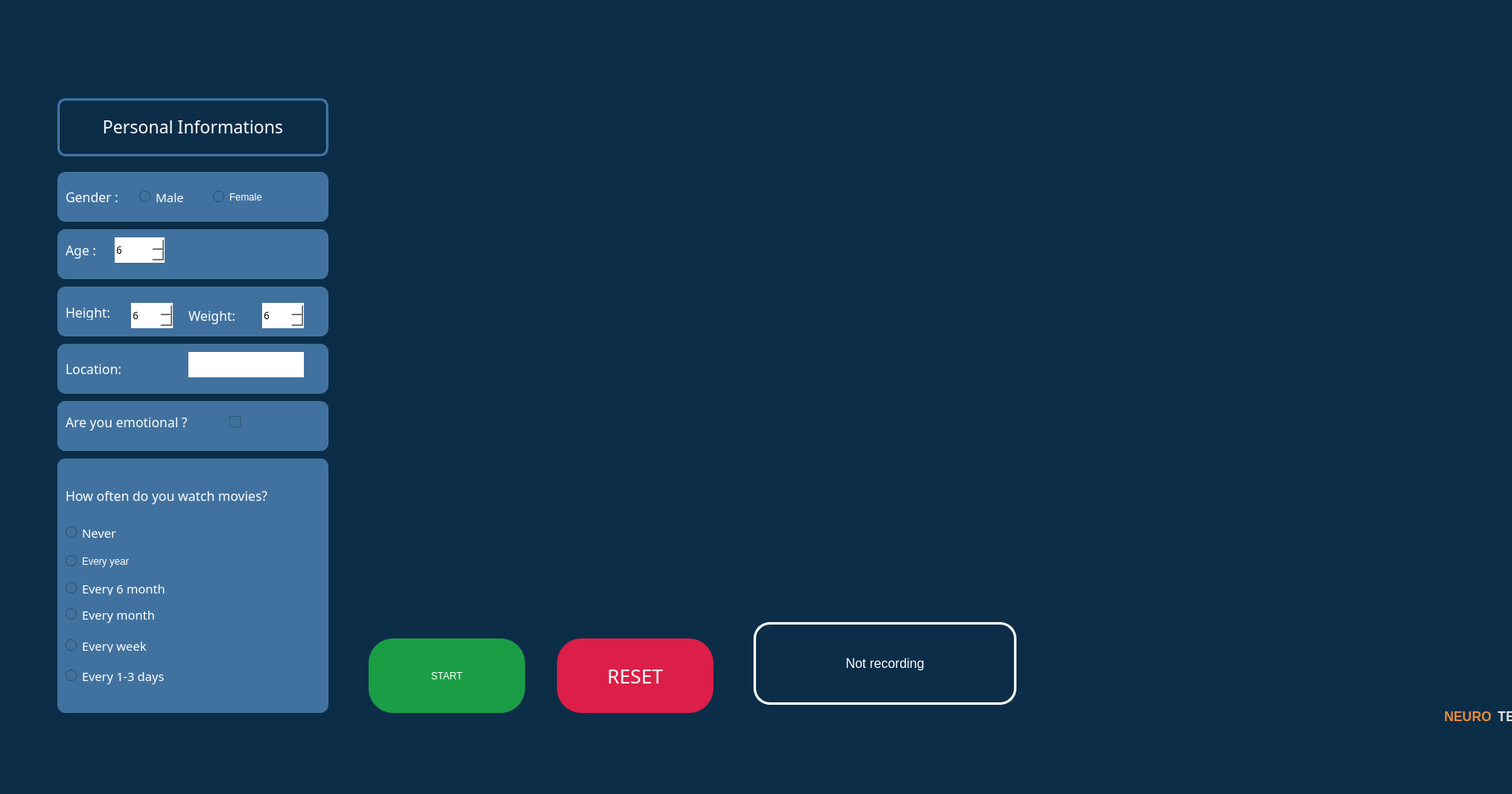
<?xml version="1.0" encoding="UTF-8"?>
<ui version="4.0">
 <class>MainWindow</class>
 <widget class="QMainWindow" name="MainWindow">
  <property name="geometry">
   <rect>
    <x>0</x>
    <y>0</y>
    <width>1846</width>
    <height>970</height>
   </rect>
  </property>
  <property name="windowTitle">
   <string>MainWindow</string>
  </property>
  <property name="styleSheet">
   <string notr="true">background-color: rgb(12, 45, 72);</string>
  </property>
  <widget class="QWidget" name="centralwidget">
   <widget class="QLabel" name="label">
    <property name="geometry">
     <rect>
      <x>1740</x>
      <y>790</y>
      <width>141</width>
      <height>61</height>
     </rect>
    </property>
    <property name="styleSheet">
     <string notr="true">image: url(:/logo/imgsrc/logo.png);</string>
    </property>
    <property name="text">
     <string/>
    </property>
   </widget>
   <widget class="QLabel" name="label_2">
    <property name="geometry">
     <rect>
      <x>1740</x>
      <y>860</y>
      <width>81</width>
      <height>31</height>
     </rect>
    </property>
    <property name="styleSheet">
     <string notr="true">font: 14pt &quot;MS Shell Dlg 2&quot;;</string>
    </property>
    <property name="text">
     <string>&lt;html&gt;&lt;head/&gt;&lt;body&gt;&lt;p align=&quot;right&quot;&gt;&lt;span style=&quot; font-size:12pt; font-weight:600; color:#ea8b37;&quot;&gt;NEURO&lt;/span&gt;&lt;/p&gt;&lt;/body&gt;&lt;/html&gt;</string>
    </property>
    <property name="textFormat">
     <enum>Qt::RichText</enum>
    </property>
    <property name="alignment">
     <set>Qt::AlignCenter</set>
    </property>
   </widget>
   <widget class="QLabel" name="label_3">
    <property name="geometry">
     <rect>
      <x>70</x>
      <y>120</y>
      <width>331</width>
      <height>71</height>
     </rect>
    </property>
    <property name="font">
     <font>
      <family>Microsoft YaHei Light</family>
      <pointsize>14</pointsize>
      <weight>50</weight>
      <italic>false</italic>
      <bold>false</bold>
     </font>
    </property>
    <property name="styleSheet">
     <string notr="true">    border: 3px solid ;
	border-color: rgb(65, 114, 159);
    border-radius: 10px;
    margin-top: 0.5em;</string>
    </property>
    <property name="text">
     <string>&lt;html&gt;&lt;head/&gt;&lt;body&gt;&lt;p&gt;&lt;span style=&quot; font-size:16pt; color:#ffffff;&quot;&gt;Personal Informations&lt;/span&gt;&lt;/p&gt;&lt;/body&gt;&lt;/html&gt;</string>
    </property>
    <property name="textFormat">
     <enum>Qt::RichText</enum>
    </property>
    <property name="alignment">
     <set>Qt::AlignCenter</set>
    </property>
   </widget>
   <widget class="QGroupBox" name="groupBox">
    <property name="geometry">
     <rect>
      <x>70</x>
      <y>210</y>
      <width>331</width>
      <height>61</height>
     </rect>
    </property>
    <property name="maximumSize">
     <size>
      <width>16700000</width>
      <height>16700000</height>
     </size>
    </property>
    <property name="styleSheet">
     <string notr="true">border: 0px;
background-color: rgb(65, 114, 159);
border-radius:10px;</string>
    </property>
    <property name="title">
     <string/>
    </property>
    <widget class="QRadioButton" name="radioButton_4">
     <property name="geometry">
      <rect>
       <x>100</x>
       <y>10</y>
       <width>81</width>
       <height>41</height>
      </rect>
     </property>
     <property name="font">
      <font>
       <family>Microsoft YaHei UI Light</family>
       <pointsize>11</pointsize>
       <weight>50</weight>
       <italic>false</italic>
       <bold>false</bold>
      </font>
     </property>
     <property name="styleSheet">
      <string notr="true">color: rgb(255, 255, 255);
font: 11pt &quot;Microsoft YaHei UI Light&quot;;</string>
     </property>
     <property name="text">
      <string>Male</string>
     </property>
    </widget>
    <widget class="QLabel" name="label_4">
     <property name="geometry">
      <rect>
       <x>10</x>
       <y>10</y>
       <width>81</width>
       <height>41</height>
      </rect>
     </property>
     <property name="font">
      <font>
       <family>Microsoft YaHei Light</family>
       <pointsize>12</pointsize>
       <weight>50</weight>
       <bold>false</bold>
      </font>
     </property>
     <property name="text">
      <string>&lt;html&gt;&lt;head/&gt;&lt;body&gt;&lt;p&gt;&lt;span style=&quot; color:#ffffff;&quot;&gt;Gender :&lt;/span&gt;&lt;/p&gt;&lt;/body&gt;&lt;/html&gt;</string>
     </property>
     <property name="textFormat">
      <enum>Qt::RichText</enum>
     </property>
    </widget>
    <widget class="QRadioButton" name="radioButton_3">
     <property name="geometry">
      <rect>
       <x>190</x>
       <y>10</y>
       <width>111</width>
       <height>41</height>
      </rect>
     </property>
     <property name="styleSheet">
      <string notr="true">color: rgb(255, 255, 255);
font: 11pt &quot;Microsoft YaHei UI Light&quot;;</string>
     </property>
     <property name="text">
      <string>Female</string>
     </property>
    </widget>
   </widget>
   <widget class="QGroupBox" name="groupBox_2">
    <property name="geometry">
     <rect>
      <x>70</x>
      <y>280</y>
      <width>331</width>
      <height>61</height>
     </rect>
    </property>
    <property name="styleSheet">
     <string notr="true">border: 0px;
background-color: rgb(65, 114, 159);
border-radius:10px;</string>
    </property>
    <property name="title">
     <string/>
    </property>
    <widget class="QSpinBox" name="spinBox">
     <property name="geometry">
      <rect>
       <x>70</x>
       <y>10</y>
       <width>61</width>
       <height>31</height>
      </rect>
     </property>
     <property name="font">
      <font>
       <family>Microsoft YaHei Light</family>
      </font>
     </property>
     <property name="styleSheet">
      <string notr="true">background-color: rgb(255, 255, 255);
border-radius:0 px;
</string>
     </property>
     <property name="minimum">
      <number>6</number>
     </property>
    </widget>
    <widget class="QLabel" name="label_5">
     <property name="geometry">
      <rect>
       <x>10</x>
       <y>10</y>
       <width>51</width>
       <height>31</height>
      </rect>
     </property>
     <property name="font">
      <font>
       <family>Microsoft YaHei Light</family>
       <pointsize>9</pointsize>
       <weight>50</weight>
       <bold>false</bold>
      </font>
     </property>
     <property name="text">
      <string>&lt;html&gt;&lt;head/&gt;&lt;body&gt;&lt;p&gt;&lt;span style=&quot; font-size:12pt; color:#ffffff;&quot;&gt;Age :&lt;/span&gt;&lt;/p&gt;&lt;/body&gt;&lt;/html&gt;</string>
     </property>
    </widget>
   </widget>
   <widget class="QGroupBox" name="groupBox_3">
    <property name="geometry">
     <rect>
      <x>70</x>
      <y>490</y>
      <width>331</width>
      <height>61</height>
     </rect>
    </property>
    <property name="styleSheet">
     <string notr="true">border: 0px;
background-color: rgb(65, 114, 159);
border-radius:10px;</string>
    </property>
    <property name="title">
     <string/>
    </property>
    <widget class="QLabel" name="label_6">
     <property name="geometry">
      <rect>
       <x>10</x>
       <y>10</y>
       <width>191</width>
       <height>31</height>
      </rect>
     </property>
     <property name="font">
      <font>
       <family>Microsoft YaHei Light</family>
       <pointsize>12</pointsize>
       <weight>50</weight>
       <bold>false</bold>
      </font>
     </property>
     <property name="text">
      <string>&lt;html&gt;&lt;head/&gt;&lt;body&gt;&lt;p&gt;&lt;span style=&quot; color:#ffffff;&quot;&gt;Are you emotional ?&lt;/span&gt;&lt;/p&gt;&lt;/body&gt;&lt;/html&gt;</string>
     </property>
    </widget>
    <widget class="QCheckBox" name="checkBox">
     <property name="geometry">
      <rect>
       <x>210</x>
       <y>10</y>
       <width>41</width>
       <height>31</height>
      </rect>
     </property>
     <property name="text">
      <string/>
     </property>
    </widget>
    <widget class="QGroupBox" name="groupBox_4">
     <property name="geometry">
      <rect>
       <x>0</x>
       <y>0</y>
       <width>331</width>
       <height>61</height>
      </rect>
     </property>
     <property name="styleSheet">
      <string notr="true">border: 0px;
background-color: rgb(65, 114, 159);
border-radius:10px;</string>
     </property>
     <property name="title">
      <string/>
     </property>
     <widget class="QLabel" name="label_11">
      <property name="geometry">
       <rect>
        <x>10</x>
        <y>10</y>
        <width>191</width>
        <height>31</height>
       </rect>
      </property>
      <property name="font">
       <font>
        <family>Microsoft YaHei Light</family>
        <pointsize>12</pointsize>
        <weight>50</weight>
        <bold>false</bold>
       </font>
      </property>
      <property name="text">
       <string>&lt;html&gt;&lt;head/&gt;&lt;body&gt;&lt;p&gt;&lt;span style=&quot; color:#ffffff;&quot;&gt;Are you emotional ?&lt;/span&gt;&lt;/p&gt;&lt;/body&gt;&lt;/html&gt;</string>
      </property>
     </widget>
     <widget class="QCheckBox" name="checkBox_4">
      <property name="geometry">
       <rect>
        <x>210</x>
        <y>10</y>
        <width>41</width>
        <height>31</height>
       </rect>
      </property>
      <property name="text">
       <string/>
      </property>
     </widget>
    </widget>
   </widget>
   <widget class="QPushButton" name="pushButton">
    <property name="geometry">
     <rect>
      <x>450</x>
      <y>780</y>
      <width>191</width>
      <height>91</height>
     </rect>
    </property>
    <property name="styleSheet">
     <string notr="true">color: rgb(255, 255, 255);
font: 75 18pt &quot;Poppins&quot;;
border-radius: 30px;
background-color: rgb(27, 157, 70);
border-style: outset;</string>
    </property>
    <property name="text">
     <string>START</string>
    </property>
   </widget>
   <widget class="QPushButton" name="pushButton_2">
    <property name="geometry">
     <rect>
      <x>680</x>
      <y>780</y>
      <width>191</width>
      <height>91</height>
     </rect>
    </property>
    <property name="font">
     <font>
      <family>Poppins</family>
      <pointsize>18</pointsize>
      <weight>9</weight>
      <italic>false</italic>
      <bold>false</bold>
     </font>
    </property>
    <property name="styleSheet">
     <string notr="true">color: rgb(255, 255, 255);
font: 75 18pt &quot;Poppins&quot;;
border-radius: 30px;
border-style: outset;
background-color: rgb(219, 31, 72);</string>
    </property>
    <property name="text">
     <string>RESET</string>
    </property>
   </widget>
   <widget class="QLabel" name="label_8">
    <property name="geometry">
     <rect>
      <x>1820</x>
      <y>860</y>
      <width>61</width>
      <height>31</height>
     </rect>
    </property>
    <property name="styleSheet">
     <string notr="true">font: 14pt &quot;MS Shell Dlg 2&quot;;</string>
    </property>
    <property name="text">
     <string>&lt;html&gt;&lt;head/&gt;&lt;body&gt;&lt;p&gt;&lt;span style=&quot; font-size:12pt; font-weight:600; color:#e5e5e5;&quot;&gt;TECH&lt;/span&gt;&lt;/p&gt;&lt;/body&gt;&lt;/html&gt;</string>
    </property>
    <property name="textFormat">
     <enum>Qt::RichText</enum>
    </property>
    <property name="alignment">
     <set>Qt::AlignCenter</set>
    </property>
   </widget>
   <widget class="QGroupBox" name="groupBox_6">
    <property name="geometry">
     <rect>
      <x>70</x>
      <y>560</y>
      <width>331</width>
      <height>311</height>
     </rect>
    </property>
    <property name="maximumSize">
     <size>
      <width>16700000</width>
      <height>16700000</height>
     </size>
    </property>
    <property name="styleSheet">
     <string notr="true">border: 0px;
background-color: rgb(65, 114, 159);
border-radius:10px;</string>
    </property>
    <property name="title">
     <string/>
    </property>
    <widget class="QRadioButton" name="freq0">
     <property name="geometry">
      <rect>
       <x>10</x>
       <y>80</y>
       <width>101</width>
       <height>21</height>
      </rect>
     </property>
     <property name="font">
      <font>
       <family>Microsoft JhengHei UI Light</family>
       <pointsize>11</pointsize>
       <weight>3</weight>
       <italic>false</italic>
       <bold>false</bold>
      </font>
     </property>
     <property name="styleSheet">
      <string notr="true">color: rgb(255, 255, 255);
font: 25 11pt &quot;Microsoft JhengHei UI Light&quot;;</string>
     </property>
     <property name="text">
      <string>Never</string>
     </property>
    </widget>
    <widget class="QLabel" name="label_13">
     <property name="geometry">
      <rect>
       <x>10</x>
       <y>20</y>
       <width>311</width>
       <height>51</height>
      </rect>
     </property>
     <property name="font">
      <font>
       <family>Microsoft YaHei Light</family>
       <pointsize>12</pointsize>
       <weight>50</weight>
       <bold>false</bold>
      </font>
     </property>
     <property name="text">
      <string>&lt;html&gt;&lt;head/&gt;&lt;body&gt;&lt;p&gt;&lt;span style=&quot; color:#ffffff;&quot;&gt;How often do you watch movies?&lt;/span&gt;&lt;/p&gt;&lt;/body&gt;&lt;/html&gt;</string>
     </property>
     <property name="textFormat">
      <enum>Qt::RichText</enum>
     </property>
    </widget>
    <widget class="QRadioButton" name="freq1">
     <property name="geometry">
      <rect>
       <x>10</x>
       <y>110</y>
       <width>131</width>
       <height>31</height>
      </rect>
     </property>
     <property name="styleSheet">
      <string notr="true">color: rgb(255, 255, 255);
font: 25 11pt &quot;Microsoft YaHei UI Light&quot;;
</string>
     </property>
     <property name="text">
      <string>Every year</string>
     </property>
    </widget>
    <widget class="QRadioButton" name="freq2">
     <property name="geometry">
      <rect>
       <x>10</x>
       <y>150</y>
       <width>161</width>
       <height>17</height>
      </rect>
     </property>
     <property name="font">
      <font>
       <family>Microsoft JhengHei UI Light</family>
       <pointsize>11</pointsize>
       <weight>3</weight>
       <italic>false</italic>
       <bold>false</bold>
      </font>
     </property>
     <property name="styleSheet">
      <string notr="true">color: rgb(255, 255, 255);
font: 25 11pt &quot;Microsoft JhengHei UI Light&quot;;
</string>
     </property>
     <property name="text">
      <string>Every 6 month</string>
     </property>
    </widget>
    <widget class="QRadioButton" name="freq3">
     <property name="geometry">
      <rect>
       <x>10</x>
       <y>180</y>
       <width>141</width>
       <height>21</height>
      </rect>
     </property>
     <property name="font">
      <font>
       <family>Microsoft JhengHei UI Light</family>
       <pointsize>11</pointsize>
       <weight>3</weight>
       <italic>false</italic>
       <bold>false</bold>
      </font>
     </property>
     <property name="styleSheet">
      <string notr="true">color: rgb(255, 255, 255);
font: 25 11pt &quot;Microsoft JhengHei UI Light&quot;;
</string>
     </property>
     <property name="text">
      <string>Every month</string>
     </property>
    </widget>
    <widget class="QRadioButton" name="freq4">
     <property name="geometry">
      <rect>
       <x>10</x>
       <y>220</y>
       <width>141</width>
       <height>17</height>
      </rect>
     </property>
     <property name="font">
      <font>
       <family>Microsoft JhengHei UI Light</family>
       <pointsize>11</pointsize>
       <weight>3</weight>
       <italic>false</italic>
       <bold>false</bold>
      </font>
     </property>
     <property name="styleSheet">
      <string notr="true">color: rgb(255, 255, 255);
font: 25 11pt &quot;Microsoft JhengHei UI Light&quot;;
</string>
     </property>
     <property name="text">
      <string>Every week</string>
     </property>
    </widget>
    <widget class="QRadioButton" name="freq5">
     <property name="geometry">
      <rect>
       <x>10</x>
       <y>250</y>
       <width>171</width>
       <height>31</height>
      </rect>
     </property>
     <property name="font">
      <font>
       <family>Microsoft JhengHei UI Light</family>
       <pointsize>11</pointsize>
       <weight>3</weight>
       <italic>false</italic>
       <bold>false</bold>
      </font>
     </property>
     <property name="styleSheet">
      <string notr="true">color: rgb(255, 255, 255);
font: 25 11pt &quot;Microsoft JhengHei UI Light&quot;;</string>
     </property>
     <property name="text">
      <string>Every 1-3 days</string>
     </property>
    </widget>
   </widget>
   <widget class="QGroupBox" name="groupBox_7">
    <property name="geometry">
     <rect>
      <x>70</x>
      <y>350</y>
      <width>331</width>
      <height>61</height>
     </rect>
    </property>
    <property name="styleSheet">
     <string notr="true">border: 0px;
background-color: rgb(65, 114, 159);
border-radius:10px;</string>
    </property>
    <property name="title">
     <string/>
    </property>
    <widget class="QSpinBox" name="spinBox_11">
     <property name="geometry">
      <rect>
       <x>90</x>
       <y>20</y>
       <width>51</width>
       <height>31</height>
      </rect>
     </property>
     <property name="font">
      <font>
       <family>Microsoft YaHei Light</family>
      </font>
     </property>
     <property name="styleSheet">
      <string notr="true">background-color: rgb(255, 255, 255);
border-radius:0 px;
</string>
     </property>
     <property name="minimum">
      <number>6</number>
     </property>
    </widget>
    <widget class="QLabel" name="label_19">
     <property name="geometry">
      <rect>
       <x>10</x>
       <y>20</y>
       <width>71</width>
       <height>21</height>
      </rect>
     </property>
     <property name="font">
      <font>
       <family>Microsoft YaHei Light</family>
       <pointsize>9</pointsize>
       <weight>50</weight>
       <bold>false</bold>
      </font>
     </property>
     <property name="text">
      <string>&lt;html&gt;&lt;head/&gt;&lt;body&gt;&lt;p&gt;&lt;span style=&quot; font-size:12pt; color:#ffffff;&quot;&gt;Height:&lt;/span&gt;&lt;/p&gt;&lt;/body&gt;&lt;/html&gt;</string>
     </property>
    </widget>
    <widget class="QLabel" name="label_20">
     <property name="geometry">
      <rect>
       <x>160</x>
       <y>10</y>
       <width>71</width>
       <height>51</height>
      </rect>
     </property>
     <property name="font">
      <font>
       <family>Microsoft YaHei Light</family>
       <pointsize>9</pointsize>
       <weight>50</weight>
       <bold>false</bold>
      </font>
     </property>
     <property name="text">
      <string>&lt;html&gt;&lt;head/&gt;&lt;body&gt;&lt;p&gt;&lt;span style=&quot; font-size:12pt; color:#ffffff;&quot;&gt;Weight:&lt;/span&gt;&lt;/p&gt;&lt;/body&gt;&lt;/html&gt;</string>
     </property>
    </widget>
    <widget class="QSpinBox" name="spinBox_12">
     <property name="geometry">
      <rect>
       <x>250</x>
       <y>20</y>
       <width>51</width>
       <height>31</height>
      </rect>
     </property>
     <property name="font">
      <font>
       <family>Microsoft YaHei Light</family>
      </font>
     </property>
     <property name="styleSheet">
      <string notr="true">background-color: rgb(255, 255, 255);
border-radius:0 px;
</string>
     </property>
     <property name="minimum">
      <number>6</number>
     </property>
    </widget>
   </widget>
   <widget class="QGroupBox" name="groupBox_5">
    <property name="geometry">
     <rect>
      <x>70</x>
      <y>420</y>
      <width>331</width>
      <height>61</height>
     </rect>
    </property>
    <property name="styleSheet">
     <string notr="true">border: 0px;
background-color: rgb(65, 114, 159);
border-radius:10px;</string>
    </property>
    <property name="title">
     <string/>
    </property>
    <widget class="QLabel" name="label_14">
     <property name="geometry">
      <rect>
       <x>10</x>
       <y>10</y>
       <width>111</width>
       <height>41</height>
      </rect>
     </property>
     <property name="font">
      <font>
       <family>Microsoft YaHei Light</family>
       <pointsize>9</pointsize>
       <weight>50</weight>
       <bold>false</bold>
      </font>
     </property>
     <property name="text">
      <string>&lt;html&gt;&lt;head/&gt;&lt;body&gt;&lt;p&gt;&lt;span style=&quot; font-size:12pt; color:#ffffff;&quot;&gt;Location:&lt;/span&gt;&lt;/p&gt;&lt;/body&gt;&lt;/html&gt;</string>
     </property>
    </widget>
    <widget class="QTextEdit" name="textEdit">
     <property name="geometry">
      <rect>
       <x>160</x>
       <y>10</y>
       <width>141</width>
       <height>31</height>
      </rect>
     </property>
     <property name="styleSheet">
      <string notr="true">background-color: rgb(255, 255, 255);
border-radius:0 px;</string>
     </property>
     <property name="undoRedoEnabled">
      <bool>true</bool>
     </property>
     <property name="html">
      <string>&lt;!DOCTYPE HTML PUBLIC &quot;-//W3C//DTD HTML 4.0//EN&quot; &quot;http://www.w3.org/TR/REC-html40/strict.dtd&quot;&gt;
&lt;html&gt;&lt;head&gt;&lt;meta name=&quot;qrichtext&quot; content=&quot;1&quot; /&gt;&lt;style type=&quot;text/css&quot;&gt;
p, li { white-space: pre-wrap; }
&lt;/style&gt;&lt;/head&gt;&lt;body style=&quot; font-family:'MS Shell Dlg 2'; font-size:7.8pt; font-weight:400; font-style:normal;&quot;&gt;
&lt;p style=&quot;-qt-paragraph-type:empty; margin-top:0px; margin-bottom:0px; margin-left:0px; margin-right:0px; -qt-block-indent:0; text-indent:0px;&quot;&gt;&lt;br /&gt;&lt;/p&gt;&lt;/body&gt;&lt;/html&gt;</string>
     </property>
    </widget>
   </widget>
   <widget class="QLabel" name="label_7">
    <property name="geometry">
     <rect>
      <x>500</x>
      <y>-80</y>
      <width>791</width>
      <height>271</height>
     </rect>
    </property>
    <property name="styleSheet">
     <string notr="true">image: url(:/logo/imgsrc/Moodie.png);</string>
    </property>
    <property name="text">
     <string/>
    </property>
   </widget>
   <widget class="QLabel" name="label_15">
    <property name="geometry">
     <rect>
      <x>920</x>
      <y>760</y>
      <width>321</width>
      <height>101</height>
     </rect>
    </property>
    <property name="font">
     <font>
      <family>Microsoft JhengHei UI</family>
      <pointsize>12</pointsize>
      <weight>9</weight>
      <italic>false</italic>
      <bold>false</bold>
     </font>
    </property>
    <property name="styleSheet">
     <string notr="true">    border: 3px solid ;
	border-color: rgb(255, 255, 255);
	font: 75 12pt &quot;Microsoft JhengHei UI&quot;;
    border-radius: 20px;
    margin-top: 0.5em;
	color: rgb(255, 255, 255);</string>
    </property>
    <property name="text">
     <string>&lt;html&gt;&lt;head/&gt;&lt;body&gt;&lt;p&gt;Not recording&lt;/p&gt;&lt;/body&gt;&lt;/html&gt;</string>
    </property>
    <property name="textFormat">
     <enum>Qt::RichText</enum>
    </property>
    <property name="alignment">
     <set>Qt::AlignCenter</set>
    </property>
   </widget>
  </widget>
  <widget class="QMenuBar" name="menubar">
   <property name="geometry">
    <rect>
     <x>0</x>
     <y>0</y>
     <width>1846</width>
     <height>26</height>
    </rect>
   </property>
  </widget>
  <widget class="QStatusBar" name="statusbar"/>
 </widget>
 <resources>
  <include location="imsrc.qrc"/>
 </resources>
 <connections/>
</ui>
